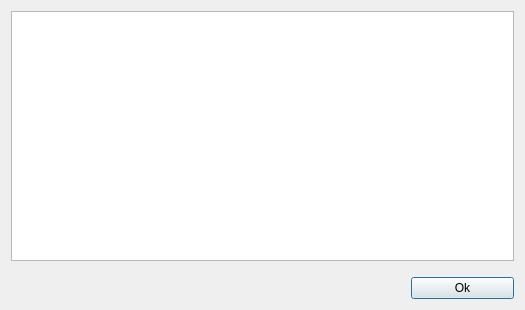
<?xml version="1.0" encoding="UTF-8"?>
<ui version="4.0">
 <class>helpDlg</class>
 <widget class="QDialog" name="helpDlg">
  <property name="geometry">
   <rect>
    <x>0</x>
    <y>0</y>
    <width>525</width>
    <height>310</height>
   </rect>
  </property>
  <property name="windowTitle">
   <string>Dialog</string>
  </property>
  <layout class="QVBoxLayout" name="verticalLayout">
   <item>
    <widget class="QTextBrowser" name="textBrowser">
     <property name="font">
      <font>
       <pointsize>11</pointsize>
      </font>
     </property>
    </widget>
   </item>
   <item>
    <widget class="QWidget" name="widget" native="true">
     <layout class="QHBoxLayout" name="horizontalLayout">
      <property name="leftMargin">
       <number>400</number>
      </property>
      <property name="topMargin">
       <number>10</number>
      </property>
      <property name="rightMargin">
       <number>0</number>
      </property>
      <property name="bottomMargin">
       <number>0</number>
      </property>
      <item>
       <widget class="QPushButton" name="OkBtn">
        <property name="text">
         <string>Ok</string>
        </property>
       </widget>
      </item>
     </layout>
    </widget>
   </item>
  </layout>
 </widget>
 <resources/>
 <connections/>
</ui>
